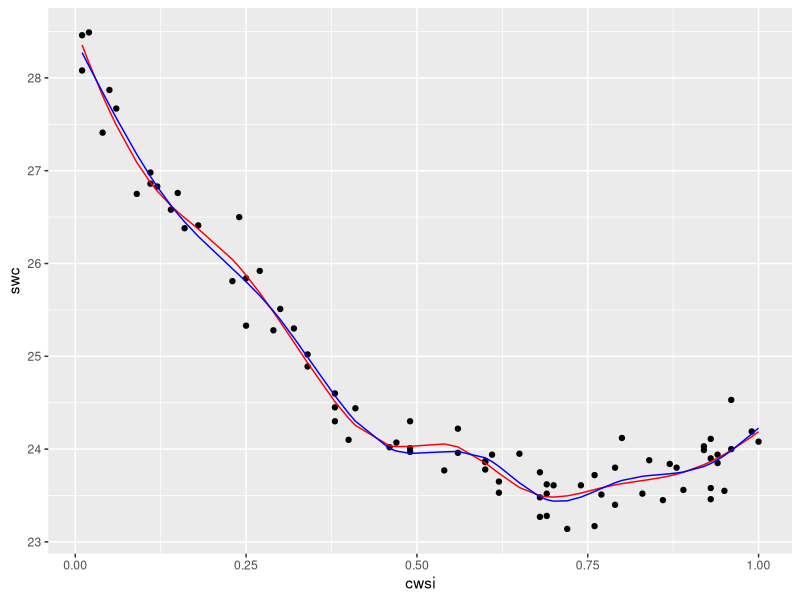

This figure's R source:
library(ggplot2)
library(splines)

# Read data
data <- read.table("AgricultureWater.txt", header=T)
n <- nrow(data)
Y = data[,1]
#This is just a vector
X = data[,2:ncol(data)]

# Degree of polynomial for linear terms
X.poly <- matrix(1, nrow=n, ncol=1)

# Add polynomial terms (for the linear and quadratic part)
for(i in 1:3){
  X.poly <- cbind(X.poly, X^i)
}

# Choose number of interior knots for the spline
K <- 12
# Create knots uniformly over the domain of X
split <- rep(round(max(X) - min(X), 1)/(K-3), K-3)
l <- cumsum(split)
l <- l[1:(length(l) - 1)] # These are the internal knots

# Create the cubic spline basis like before
cubic.splines <- t(sapply(X.poly[,2], function(x.0){
  x.0 > l
})) *
  t(sapply(X.poly[,2], function(x.0){
    (x.0 - l)^3
  }))


natural.splines <- ns(X, df=K-4)
model.natural <- lm(Y ~ natural.splines)

P.cubic <- cbind(X.poly, cubic.splines)
# Estimate coefficients using least squares
beta.hat.cubic <- solve(t(P.cubic) %*% P.cubic) %*% t(P.cubic) %*% Y

# Predict Y values
Y.hat.natural <- model.natural$fitted.values
Y.hat.cubic <- P.cubic %*% beta.hat.cubic

data$Predicted.natural <- Y.hat.natural
data$Predicted.cubic <- Y.hat.cubic

# Plot actual data and predictions
ggplot(data, aes(x = cwsi, y = swc)) +
  geom_point() +
  geom_line(aes(y = Predicted.cubic), color = "red")+
  geom_line(aes(y = Predicted.natural), color = "blue")
